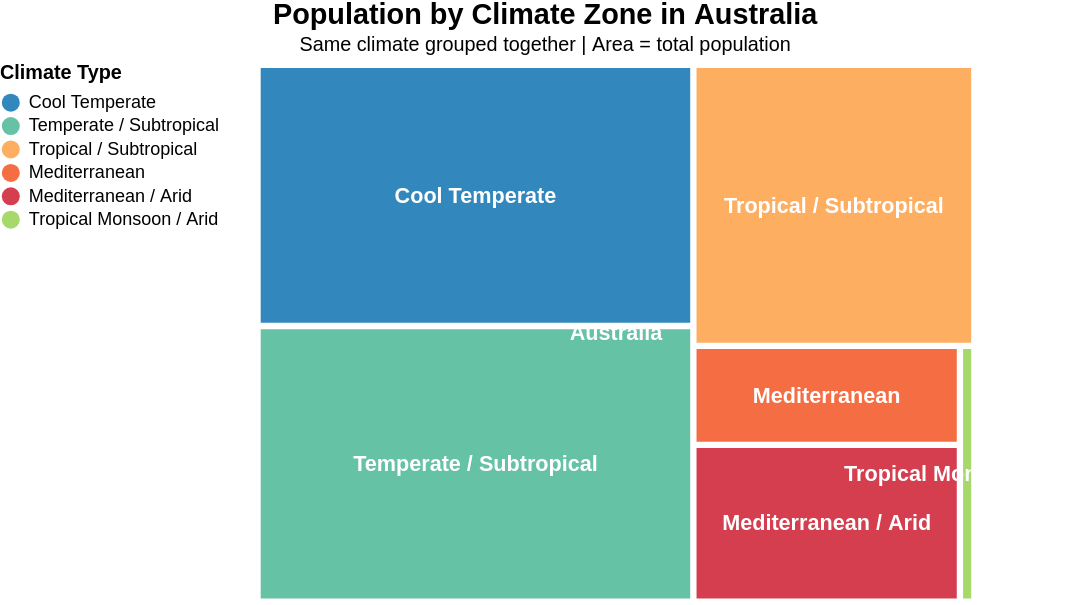

Write a Vega-Lite specification for this figure.
### Vega specification from a JSON file in a GitHub repository (floating-point values rounded to 4 significant figures)
{"$schema": "https://vega.github.io/schema/vega/v5.json", "background": null, "title": {"text": "Population by Climate Zone in Australia", "subtitle": "Same climate grouped together | Area = total population", "fontSize": 16, "subtitleFontSize": 11}, "width": 400, "height": 300, "padding": 0, "data": [{"name": "table", "values": [{"climate": "Australia", "parent": null}, {"climate": "Cool Temperate", "parent": "Australia", "states": "Victoria, Tasmania, ACT", "total_population": 7851300}, {"climate": "Temperate / Subtropical", "parent": "Australia", "states": "New South Wales", "total_population": 8339300}, {"climate": "Tropical / Subtropical", "parent": "Australia", "states": "Queensland", "total_population": 5459400}, {"climate": "Mediterranean", "parent": "Australia", "states": "South Australia", "total_population": 1851700}, {"climate": "Mediterranean / Arid", "parent": "Australia", "states": "Western Australia", "total_population": 2878600}, {"climate": "Tropical Monsoon / Arid", "parent": "Australia", "states": "Northern Territory", "total_population": 252500}], "transform": [{"type": "stratify", "key": "climate", "parentKey": "parent"}, {"type": "treemap", "field": "total_population", "sort": {"field": "total_population", "order": "descending"}, "round": true, "method": "squarify", "size": [{"signal": "width"}, {"signal": "height"}], "padding": 2}]}], "scales": [{"name": "color", "type": "ordinal", "domain": ["Cool Temperate", "Temperate / Subtropical", "Tropical / Subtropical", "Mediterranean", "Mediterranean / Arid", "Tropical Monsoon / Arid"], "range": ["#3288bd", "#66c2a5", "#fdae61", "#f46d43", "#d53e4f", "#a6d96a"]}], "legends": [{"fill": "color", "title": "Climate Type", "orient": "left", "offset": 20}], "marks": [{"type": "rect", "from": {"data": "table", "transform": [{"type": "filter", "expr": "datum.depth > 0"}]}, "encode": {"enter": {"stroke": {"value": "white"}, "strokeWidth": {"value": 1.5}, "tooltip": {"signal": "{'Climate Type': datum.climate, 'States/Territories': datum.states, 'Total Population': format(datum.total_population, ',')}"}}, "update": {"x": {"field": "x0"}, "y": {"field": "y0"}, "x2": {"field": "x1"}, "y2": {"field": "y1"}, "fill": {"scale": "color", "field": "climate"}}}}, {"type": "text", "from": {"data": "table", "transform": [{"type": "filter", "expr": "datum.depth > 0"}]}, "encode": {"enter": {"fontSize": {"value": 12}, "fill": {"value": "white"}, "fontWeight": {"value": "bold"}, "align": {"value": "center"}, "baseline": {"value": "middle"}}, "update": {"x": {"signal": "(datum.x0 + datum.x1) / 2"}, "y": {"signal": "(datum.y0 + datum.y1) / 2"}, "text": {"field": "climate"}}}}]}
